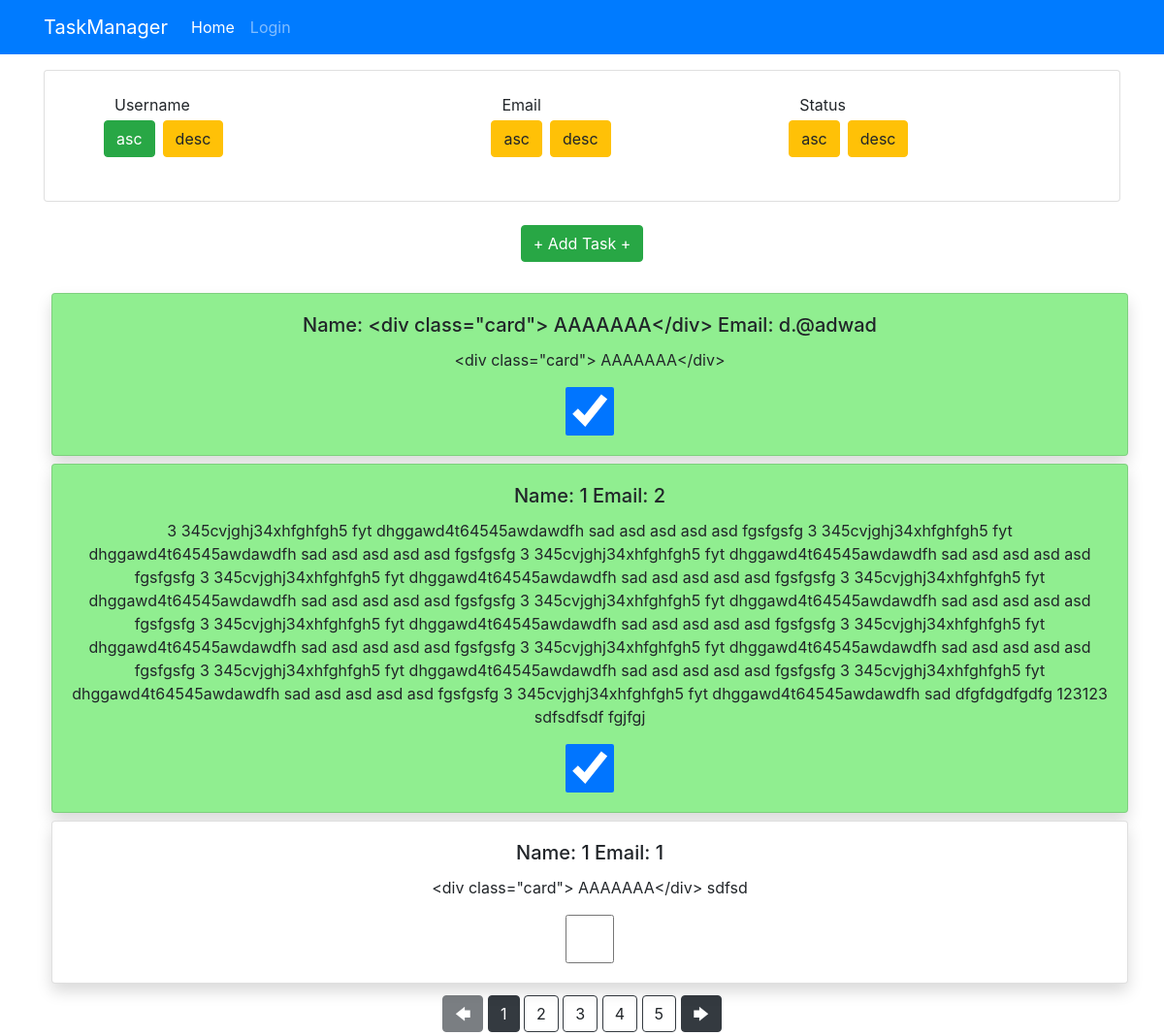
The page / on the database its author committed.
### tables this page shows
CREATE TABLE `tasks` (
  `id` int(11) NOT NULL,
  `username` varchar(255) NOT NULL,
  `content` text NOT NULL,
  `email` varchar(255) NOT NULL,
  `status` tinyint(1) NOT NULL DEFAULT 0
);

### Models/db.php (called while the page is built, shortened)
<?php
try {
    $connection = new PDO('mysql:host=localhost;port=3306;dbname=taskmanager', 'root', '');
} catch (PDOException $e) {
    echo $e->getMessage();
}
 function getCountTasks() {
    global $connection;
    $query = $connection->prepare("SELECT count(*) FROM tasks");
    $query->execute();
    $result = $query->fetch();
    return intval($result[0]);
}
  function getTasksPaginated($page=1, $orderby="username", $direction="asc") {
    $perPage = 3;
    $offset = (intval($page)-1) * $perPage;
    global $connection;
    $query = $connection->prepare("SELECT * FROM tasks ORDER BY $orderby $direction LIMIT $perPage OFFSET $offset");
    $query->execute();
    $result = $query->fetchAll();
    return $result;
}

### all_tasks.php (the view, shortened to what this page needs)
<?php
require_once 'Models/db.php';
if (isset($_SESSION['page'], $_SESSION['orderby'], $_SESSION['direction'])) {
    $all_tasks = getTasksPaginated($_SESSION['page'], $_SESSION['orderby'], $_SESSION['direction']);
} else {
    $all_tasks = getTasksPaginated();
}
for ($i = 0; $i < sizeof($all_tasks); $i++) {
?>
    <div class="card shadow m-2 " id='taskid<?= $all_tasks[$i]['id'] ?>' style="width: 100%; <?php if ($all_tasks[$i]['status']) echo 'background-color:lightgreen;'; ?>">
      <div class="card-body">
          <h5 class="card-title">Name: <?= htmlentities($all_tasks[$i]['username'] . " Email: " . $all_tasks[$i]['email']) ?></h5>
        <p class="card-text" id='task<?= $all_tasks[$i]['id'] ?>'><?= htmlentities($all_tasks[$i]['content']) ?></p>
    <?php if (isset($_SESSION['admin'])) { ?>
            <form action="/TaskManager/Controller/changestatus.php" method="post">
                <input type="hidden" name="task_id" value="<?= $all_tasks[$i]['id'] ?>" >
                <input type="checkbox" <?php if ($all_tasks[$i]['status']) echo 'checked'; ?> onChange="this.form.submit()" style="width: 50px; height: 50px" />
            </form>
         <button   class="btn btn-primary" onclick="edit(<?= $all_tasks[$i]['id'] ?>, '<?= htmlentities($all_tasks[$i]['content']) ?>');">Edit</button>
    <?php } else { ?>
         <input type="checkbox" <?php if ($all_tasks[$i]['status']) echo 'checked'; ?> onclick="return false;"style="width: 50px; height: 50px" />
    <?php } ?>
      </div>
    </div>
    <?php
}
    ?>

### index.php (shortened to what this page needs)
<html>
    <head>
    <link rel="stylesheet" href="https://stackpath.bootstrapcdn.com/bootstrap/4.3.1/css/bootstrap.min.css">
  </head>
  <body>
    <?php include_once 'navbar.php'; ?>
      <div class="container text-center">
           <?php include_once 'order_panel.php'; ?>
        <a class="btn btn-success m-4" href="#" data-toggle="modal" data-target="#exampleModal2">+ Add Task +</a>
           <?php include_once 'all_tasks.php'; ?>
           <?php include_once 'pagination_links.php'; ?>
      </div>
  </body>
</html>

### navbar.php (shortened to what this page needs)
<nav class="navbar navbar-expand-lg navbar-dark bg-primary">
    <div class="container">
        <a class="navbar-brand" href="#">TaskManager</a>
        <div class="collapse navbar-collapse" id="navbarNavAltMarkup">
            <div class="navbar-nav">
                <a class="nav-item nav-link active" href="#">Home <span class="sr-only">(current)</span></a>
                <?php if (isset($_SESSION['admin'])) {
                    ?>
                    <a class="nav-item nav-link" href="/TaskManager/Controller/logout.php">Logout</a>
                <?php } else { ?>
                    <a class="nav-item nav-link" href="#" data-toggle="modal" data-target="#exampleModal">Login</a>
                <?php } ?>
            </div>
        </div>
    </div>
</nav>

### order_panel.php (shortened to what this page needs)
 <div class="card p-4 mt-3">
<table>
            <tr>
              <td class="pl-5">Username</td>
              <td>Email</td>
              <td>Status</td>
            </tr>
  <tr>
      <td class="pl-5" ><form class="row " method="post" action="/TaskManager/Controller/filter.php">
              <input  name="direction" class="m-1 btn  <?php if ($_SESSION['orderby'] == "username" && $_SESSION['direction'] == "asc" || !isset($_SESSION['orderby'],$_SESSION['direction']) ) echo "btn-success";else{  echo 'btn-warning'; }?>" type="submit" value="asc" >
              <input name="direction" class=" m-1 btn <?php if ($_SESSION['orderby'] == "username" && $_SESSION['direction'] == "desc" ) echo "btn-success";else{  echo 'btn-warning'; }?>" type="submit" value="desc" ></form>
      </td>
    <td ><form class="row" method="post" action="/TaskManager/Controller/filter.php" >
              <input name="direction" class="m-1 btn <?php if ($_SESSION['orderby'] == "email" && $_SESSION['direction'] == "asc" ) echo "btn-success";else{  echo 'btn-warning'; }?>" type="submit" value="asc" >
              <input name="direction" class=" m-1 btn <?php if ($_SESSION['orderby'] == "email" && $_SESSION['direction'] == "desc" ) echo "btn-success";else{  echo 'btn-warning'; }?>" type="submit" value="desc" ></form>
    </td>
    <td><form class="row" method="post" action="/TaskManager/Controller/filter.php"   >
              <input name="direction" class="m-1 btn <?php if ($_SESSION['orderby'] == "status" && $_SESSION['direction'] == "asc" ) echo "btn-success";else{  echo 'btn-warning'; }?>" type="submit" value="asc">
              <input name="direction" class=" m-1 btn <?php if ($_SESSION['orderby'] == "status" && $_SESSION['direction'] == "desc" ) echo "btn-success";else{  echo 'btn-warning'; }?>" type="submit" value="desc" ></form>
    </td>
  </tr>
</table>
      </div>

### pagination_links.php (shortened to what this page needs)
<div class=" text-center" style="display:flex; justify-content:  center" >
    <?php
    $allpages = ceil(getCountTasks() / 3);
    ?>
    <form method="post" action="/TaskManager/Controller/filter.php" id="pages" class="m-1">
        <button  class="btn btn-dark " name="down"  value="<?= $_SESSION['page'] - 1 ?>" <?php if (1 >= $_SESSION['page']) echo 'disabled'; ?>/>🡄</button>
   <?php for ($i = 0; $i < $allpages; $i++) { ?>
        <input type="submit" name="page" class="btn <?php if ($_SESSION['page'] == $i + 1 || (!isset($_SESSION['page']) && $i == 0 )) echo "btn-dark";else {
            echo 'btn-light; border border-dark'; } ?>  "  value="<?= $i + 1 ?>" />
   <?php } ?>
        <button  class="btn btn-dark " name="up"  value="<?= $_SESSION['page'] + 1 ?>" <?php if ($allpages <= $_SESSION['page']) echo 'disabled'; ?>/>🡆</button>
    </form>
</div>

### rows shown on the page
tasks: username+email "<div class=\"card\"> ААААААА</div> Email: d.@adwad", content "<div class=\"card\"> ААААААА</div>", status "☑"
tasks: username+email "1 Email: 2", content "3 345cvjghj34xhfghfgh5 fyt dhggawd4t64545awdawdfh sad asd asd asd asd fgsfgsfg 3 345cvjghj34xhfghfgh5 fyt dhggawd4t64545awdawdfh sad asd asd asd asd fgsfgsfg 3 345cvjghj34xhfghfgh5 fyt dhggawd4t64545awdawdfh sad asd asd asd asd fgsfgsfg 3 345cvjghj34xhfghfgh5 fyt dhggawd4t64545awdawdfh sad asd asd asd asd fgsfgsfg 3 345cvjghj34xhfghfgh5 fyt dhggawd4t64545awdawdfh sad asd asd asd asd fgsfgsfg 3 345cvjghj34xhfghfgh5 fyt dhggawd4t64545awdawdfh sad asd asd asd asd fgsfgsfg 3 345cvjghj34xhfghfgh5 fyt dhggawd4t64545awdawdfh sad asd asd asd asd fgsfgsfg 3 345cvjghj34xhfghfgh5 fyt dhggawd4t64545awdawdfh sad asd asd asd asd fgsfgsfg 3 345cvjghj34xhfghfgh5 fyt dhggawd4t64545awdawdfh sad asd asd asd…", status "☑"
tasks: username+email "1 Email: 1", content "<div class=\"card\"> ААААААА</div> sdfsd"
